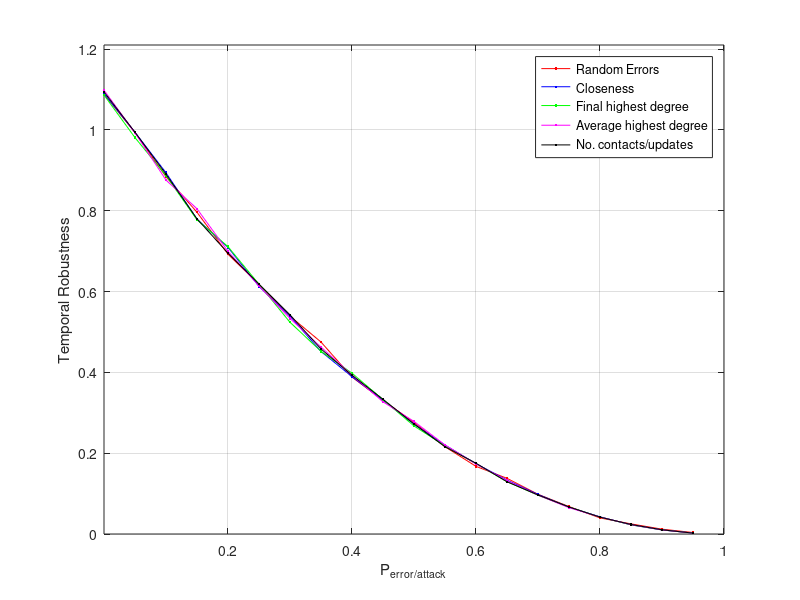

Write MATLAB code to recreate this figure.
%  read labels and x-y data
load MarkovTemporalRandomErrorsPlots_100_q_0_0010.dat;     %  read data into the my_xy matrix
Prob = MarkovTemporalRandomErrorsPlots_100_q_0_0010(:,2);     %  copy first column of my_xy into x
Err1 = MarkovTemporalRandomErrorsPlots_100_q_0_0010(:,3);     %  and second column into y

load MarkovTemporalClosenessPlots_100_q_0_0010.dat;     %  read data into the my_xy matrix
Err2 = MarkovTemporalClosenessPlots_100_q_0_0010(:,3);     %  and second column into y

load MarkovTemporalFinalHighestDegreePlots_100_q_0_0010.dat;     %  read data into the my_xy matrix
Err3 = MarkovTemporalFinalHighestDegreePlots_100_q_0_0010(:,3);     %  and second column into y

load MarkovTemporalAverageHighestDegreePlots_100_q_0_0010.dat;     %  read data into the my_xy matrix
Err4 = MarkovTemporalAverageHighestDegreePlots_100_q_0_0010(:,3);     %  and second column into y

load MarkovTemporalContactUpdatesPlots_100_q_0_0010.dat;     %  read data into the my_xy matrix
Err5 = MarkovTemporalContactUpdatesPlots_100_q_0_0010(:,3);     %  and second column into y


plot(Prob,Err1,'r.-',Prob,Err2,'b.-',Prob,Err3,'g.-',Prob,Err4,'m.-',Prob,Err5,'k.-');
xlabel('P_{error/attack}');           % add axis labels and plot title
ylabel('Temporal Robustness');
axis([0.000075 1.000 0.0 1.210],[0.000075 1.000 0.0 1.210]);
%set(gca,'XGrid','on','YGrid','on');
%set(gca,'gridlinestyle','--')
grid on;
legend('Random Errors','Closeness','Final highest degree','Average highest degree','No. contacts/updates');

%title('Mean monthly precipitation at Portland International Airport');
%plot(Prob,EffSim,'bx-',Prob,EffTheor,'ro-');     %  plot precip vs. month with circles